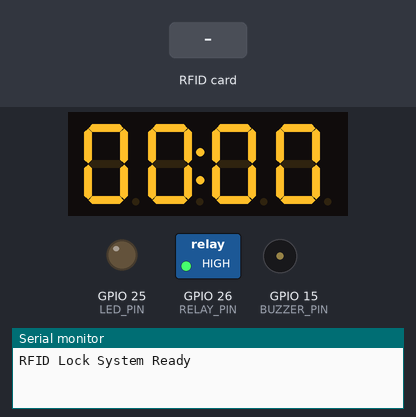
This sketch was run on a simulated ESP32. Shown: 4-digit seven-segment display, switched loads named in the sketch (green lamp = pin HIGH), output pins drawn as LEDs (lit = HIGH), buzzer (waves = sounding), the last lines printed to the serial monitor. The inputs (shaded band) are chosen by the test bench.

Above: at 1.2 s.
1.3 s: RFID card 84 1F 10 05 held to the reader
At 1.41 s:
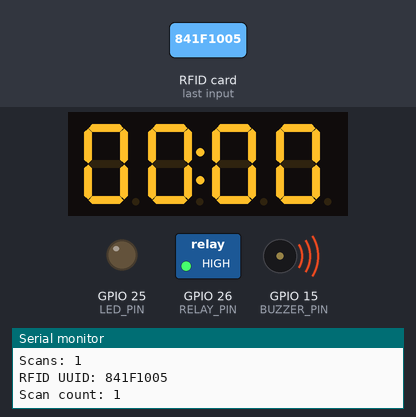
At 2.3 s:
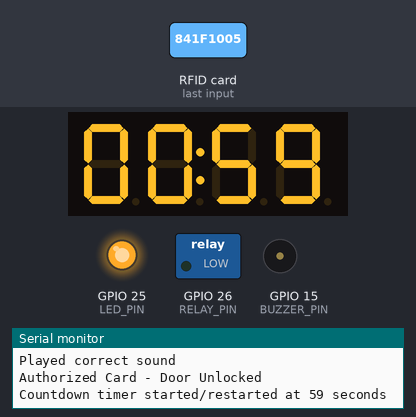
3.0 s: RFID card 5E 7A 19 C4 held to the reader
At 5.6 s:
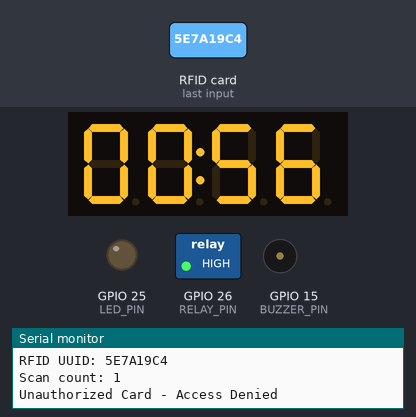
Timing chart, 0 to 7.1 s (numbered marks = the images above; inputs shaded):
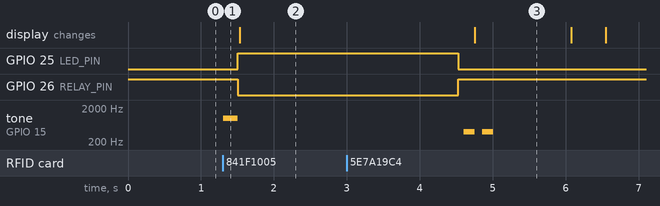

Measured:
- after the input at 1.3 s, GPIO 25 (LED_PIN): LOW → HIGH after 0.21 s; GPIO 26 (RELAY_PIN): HIGH → LOW after 0.21 s; tone on GPIO 15 (BUZZER_PIN): silent → 1000 Hz at once, → silent 0.20 s later
- after the input at 3.0 s, tone on GPIO 15 (BUZZER_PIN): alternates 400 Hz for 0.15 s and silent for 0.10 s, 4 changes in all, then stays silent, starting after 1.6 s

The sketch:

timer_rfid_buzzed_led.ino
```cpp
// old project

#include <Wire.h>
#include <SPI.h>
#include <MFRC522.h>
#include <TM1637Display.h>

// RFID pins
#define SS_PIN  5     // ESP32 GPIO5 to RFID RC522 SDA (SS)
#define RST_PIN 27    // ESP32 GPIO27 to RFID RC522 RST

// Relay control pin
#define RELAY_PIN 26  // ESP32 GPIO26 to relay control input

// LED pin
#define LED_PIN 25    // ESP32 GPIO25 to LED

// Buzzer pin
#define BUZZER_PIN 15 // ESP32 GPIO15 to buzzer

// TM1637 pins - CHANGED to use GPIO pins that aren't already in use
#define CLK_PIN 32    // ESP32 GPIO32 to TM1637 CLK (changed from 18)
#define DIO_PIN 33    // ESP32 GPIO33 to TM1637 DIO (changed from 19)

// Buzzer tones and durations
#define CORRECT_TONE 1000   // Hz for correct card
#define INCORRECT_TONE 400  // Hz for incorrect card
#define CORRECT_DURATION 200 // ms for correct beep
#define INCORRECT_DURATION 150 // ms for incorrect beep
#define BEEP_DELAY 100      // ms delay between beeps

// Lock activation time in milliseconds
#define LOCK_OPEN_TIME 3000

// Maximum number of UUID entries to store
#define MAX_ENTRIES 20

// Authorized UUID (the only one that should trigger the relay)
#define AUTHORIZED_UUID "841F1005"

// Countdown time in seconds
#define COUNTDOWN_TIME 59

// Initialize RFID reader
MFRC522 rfid(SS_PIN, RST_PIN);

// Initialize TM1637 display
TM1637Display display(CLK_PIN, DIO_PIN);

// Structure to store UUID and scan count
struct RFIDEntry {
  String uuid;
  int count;
};

RFIDEntry entries[MAX_ENTRIES];
int entryCount = 0;

// Variables for countdown timer
unsigned long timerStartMillis = 0;
int remainingSeconds = 0;
bool timerActive = false;

void setup() {
  Serial.begin(115200);

  // Initialize Relay pin
  pinMode(RELAY_PIN, OUTPUT);
  digitalWrite(RELAY_PIN, HIGH); // Start with relay OFF (locked state)

  // Initialize LED pin
  pinMode(LED_PIN, OUTPUT);
  digitalWrite(LED_PIN, LOW); // LED off initially

  // Initialize Buzzer pin
  pinMode(BUZZER_PIN, OUTPUT);

  // Initialize SPI bus
  SPI.begin();

  // Initialize RFID
  rfid.PCD_Init();

  // Initialize TM1637 Display
  display.setBrightness(7); // Maximum brightness (0-7)
  display.showNumberDecEx(0, 0x40, true); // Display 00:00 with colon

  Serial.println("RFID Lock System Ready");
}

void loop() {
  unsigned long currentMillis = millis();

  // Update countdown timer if active
  if (timerActive) {
    // Calculate remaining seconds based on elapsed time
    unsigned long elapsedSeconds = (currentMillis - timerStartMillis) / 1000;

    // Check if timer has elapsed more seconds
    if (elapsedSeconds <= COUNTDOWN_TIME) {
      int newRemainingSeconds = COUNTDOWN_TIME - elapsedSeconds;

      // Only update display if seconds have changed
      if (newRemainingSeconds != remainingSeconds) {
        remainingSeconds = newRemainingSeconds;
        updateTimerDisplay(remainingSeconds);

        // Debug output
        Serial.print("Countdown: ");
        Serial.print(remainingSeconds);
        Serial.println(" seconds remaining");
      }

      // Check if timer has reached zero
      if (remainingSeconds <= 0) {
        timerActive = false;
        display.showNumberDecEx(0, 0x40, true); // Show 00:00
        Serial.println("Countdown timer ended");
      }
    }
  }

  // Check if new card is present
  if (!rfid.PICC_IsNewCardPresent())
    return;

  // Read the card
  if (!rfid.PICC_ReadCardSerial())
    return;

  // Get UUID
  String uuid = "";
  for (byte i = 0; i < rfid.uid.size; i++) {
    uuid += (rfid.uid.uidByte[i] < 0x10 ? "0" : "") + String(rfid.uid.uidByte[i], HEX);
  }
  uuid.toUpperCase();

  // Track scan count
  int currentCount = -1;  // -1 indicates UUID not found initially

  // Check existing entries
  for (int i = 0; i < entryCount; i++) {
    if (entries[i].uuid == uuid) {
      entries[i].count++;
      currentCount = entries[i].count;
      break;
    }
  }

  // Handle new entry
  if (currentCount == -1) {
    if (entryCount < MAX_ENTRIES) {
      entries[entryCount].uuid = uuid;
      entries[entryCount].count = 1;
      currentCount = 1;
      entryCount++;
    } else {
      currentCount = 0;  // 0 indicates storage full
    }
  }

  // Print UUID and scan count to Serial
  Serial.print("Card: ");
  Serial.println(uuid);
  Serial.print("Scans: ");
  if (currentCount == 0) {
    Serial.println("N/A (storage full)");
  } else {
    Serial.println(currentCount);
  }

  // Check if the scanned card is the authorized UUID
  bool isAuthorized = (uuid == AUTHORIZED_UUID);

  // Print to serial monitor
  Serial.print("RFID UUID: ");
  Serial.println(uuid);
  Serial.print("Scan count: ");
  Serial.println(currentCount);

  // Play the appropriate sound based on authorization
  if (isAuthorized) {
    playCorrectSound();

    // Activate relay and LED
    digitalWrite(RELAY_PIN, LOW);  // Unlock
    digitalWrite(LED_PIN, HIGH);   // Turn on LED

    Serial.println("Authorized Card - Door Unlocked");

    // Restart the countdown timer
    startCountdown();

    // Keep the lock open for defined time
    delay(LOCK_OPEN_TIME);

    // Reset lock and LED
    digitalWrite(RELAY_PIN, HIGH);
    digitalWrite(LED_PIN, LOW);

    Serial.println("Door Locked");
  } else {
    // Play incorrect sound for unauthorized cards
    playIncorrectSound();

    Serial.println("Unauthorized Card - Access Denied");

    // Short delay for unauthorized cards
    delay(1000);
  }

  // Cleanup RFID reader
  rfid.PICC_HaltA();
  rfid.PCD_StopCrypto1();
  rfid.PCD_Init();
}

// Function to start the 59-second countdown
void startCountdown() {
  timerStartMillis = millis();
  remainingSeconds = COUNTDOWN_TIME;
  timerActive = true;
  updateTimerDisplay(remainingSeconds);

  Serial.println("Countdown timer started/restarted at 59 seconds");
}

// Function to update the TM1637 display with the remaining time
void updateTimerDisplay(int seconds) {
  // Format as MM:SS (00:SS in this case)
  int minutes = seconds / 60;
  int displaySeconds = seconds % 60;

  // Calculate the 4 digits to display (MMSS format)
  int displayValue = minutes * 100 + displaySeconds;

  // Display with colon
  display.showNumberDecEx(displayValue, 0x40, true);
}

// Function to play the correct sound (one beep)
void playCorrectSound() {
  tone(BUZZER_PIN, CORRECT_TONE, CORRECT_DURATION);
  delay(CORRECT_DURATION);
  noTone(BUZZER_PIN);

  Serial.println("Played correct sound");
}

// Function to play the incorrect sound for unauthorized cards
void playIncorrectSound() {
  tone(BUZZER_PIN, INCORRECT_TONE);
  delay(INCORRECT_DURATION);
  noTone(BUZZER_PIN);
  delay(BEEP_DELAY);
  tone(BUZZER_PIN, INCORRECT_TONE);
  delay(INCORRECT_DURATION);
  noTone(BUZZER_PIN);
}
```
